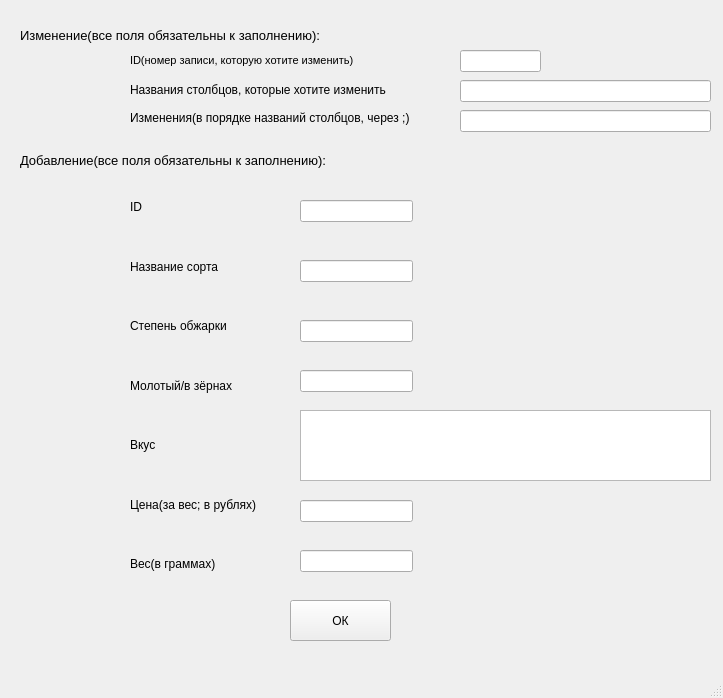
<?xml version="1.0" encoding="UTF-8"?>
<ui version="4.0">
 <class>MainWindow</class>
 <widget class="QMainWindow" name="MainWindow">
  <property name="geometry">
   <rect>
    <x>0</x>
    <y>0</y>
    <width>723</width>
    <height>698</height>
   </rect>
  </property>
  <property name="windowTitle">
   <string>MainWindow</string>
  </property>
  <widget class="QWidget" name="centralwidget">
   <widget class="QLabel" name="label">
    <property name="geometry">
     <rect>
      <x>20</x>
      <y>20</y>
      <width>401</width>
      <height>31</height>
     </rect>
    </property>
    <property name="font">
     <font>
      <pointsize>10</pointsize>
     </font>
    </property>
    <property name="text">
     <string>Изменение(все поля обязательны к заполнению):</string>
    </property>
   </widget>
   <widget class="QLabel" name="label_2">
    <property name="geometry">
     <rect>
      <x>130</x>
      <y>40</y>
      <width>261</width>
      <height>41</height>
     </rect>
    </property>
    <property name="font">
     <font>
      <pointsize>8</pointsize>
     </font>
    </property>
    <property name="text">
     <string>ID(номер записи, которую хотите изменить)</string>
    </property>
   </widget>
   <widget class="QLineEdit" name="lineEdit">
    <property name="geometry">
     <rect>
      <x>460</x>
      <y>50</y>
      <width>81</width>
      <height>22</height>
     </rect>
    </property>
   </widget>
   <widget class="QLabel" name="label_3">
    <property name="geometry">
     <rect>
      <x>130</x>
      <y>80</y>
      <width>281</width>
      <height>20</height>
     </rect>
    </property>
    <property name="text">
     <string>Названия столбцов, которые хотите изменить</string>
    </property>
   </widget>
   <widget class="QLineEdit" name="lineEdit_2">
    <property name="geometry">
     <rect>
      <x>460</x>
      <y>80</y>
      <width>251</width>
      <height>22</height>
     </rect>
    </property>
   </widget>
   <widget class="QLabel" name="label_4">
    <property name="geometry">
     <rect>
      <x>130</x>
      <y>110</y>
      <width>311</width>
      <height>16</height>
     </rect>
    </property>
    <property name="text">
     <string>Изменения(в порядке названий столбцов, через ;)</string>
    </property>
   </widget>
   <widget class="QLineEdit" name="lineEdit_3">
    <property name="geometry">
     <rect>
      <x>460</x>
      <y>110</y>
      <width>251</width>
      <height>22</height>
     </rect>
    </property>
   </widget>
   <widget class="QLabel" name="label_5">
    <property name="geometry">
     <rect>
      <x>20</x>
      <y>150</y>
      <width>411</width>
      <height>20</height>
     </rect>
    </property>
    <property name="font">
     <font>
      <pointsize>10</pointsize>
     </font>
    </property>
    <property name="text">
     <string>Добавление(все поля обязательны к заполнению):</string>
    </property>
   </widget>
   <widget class="QLineEdit" name="lineEdit_4">
    <property name="geometry">
     <rect>
      <x>300</x>
      <y>200</y>
      <width>113</width>
      <height>22</height>
     </rect>
    </property>
   </widget>
   <widget class="QLineEdit" name="lineEdit_5">
    <property name="geometry">
     <rect>
      <x>300</x>
      <y>260</y>
      <width>113</width>
      <height>22</height>
     </rect>
    </property>
   </widget>
   <widget class="QLineEdit" name="lineEdit_6">
    <property name="geometry">
     <rect>
      <x>300</x>
      <y>320</y>
      <width>113</width>
      <height>22</height>
     </rect>
    </property>
   </widget>
   <widget class="QLineEdit" name="lineEdit_7">
    <property name="geometry">
     <rect>
      <x>300</x>
      <y>370</y>
      <width>113</width>
      <height>22</height>
     </rect>
    </property>
   </widget>
   <widget class="QPlainTextEdit" name="plainTextEdit">
    <property name="geometry">
     <rect>
      <x>300</x>
      <y>410</y>
      <width>411</width>
      <height>71</height>
     </rect>
    </property>
   </widget>
   <widget class="QLineEdit" name="lineEdit_8">
    <property name="geometry">
     <rect>
      <x>300</x>
      <y>500</y>
      <width>113</width>
      <height>22</height>
     </rect>
    </property>
   </widget>
   <widget class="QLineEdit" name="lineEdit_9">
    <property name="geometry">
     <rect>
      <x>300</x>
      <y>550</y>
      <width>113</width>
      <height>22</height>
     </rect>
    </property>
   </widget>
   <widget class="QPushButton" name="pushButton">
    <property name="geometry">
     <rect>
      <x>290</x>
      <y>600</y>
      <width>101</width>
      <height>41</height>
     </rect>
    </property>
    <property name="text">
     <string>ОК</string>
    </property>
   </widget>
   <widget class="QWidget" name="">
    <property name="geometry">
     <rect>
      <x>130</x>
      <y>180</y>
      <width>139</width>
      <height>411</height>
     </rect>
    </property>
    <layout class="QVBoxLayout" name="verticalLayout">
     <item>
      <widget class="QLabel" name="label_12">
       <property name="text">
        <string>ID</string>
       </property>
      </widget>
     </item>
     <item>
      <widget class="QLabel" name="label_9">
       <property name="text">
        <string>Название сорта</string>
       </property>
      </widget>
     </item>
     <item>
      <widget class="QLabel" name="label_11">
       <property name="text">
        <string>Степень обжарки</string>
       </property>
      </widget>
     </item>
     <item>
      <widget class="QLabel" name="label_10">
       <property name="text">
        <string>Молотый/в зёрнах</string>
       </property>
      </widget>
     </item>
     <item>
      <widget class="QLabel" name="label_8">
       <property name="text">
        <string>Вкус</string>
       </property>
      </widget>
     </item>
     <item>
      <widget class="QLabel" name="label_6">
       <property name="text">
        <string>Цена(за вес; в рублях)</string>
       </property>
      </widget>
     </item>
     <item>
      <widget class="QLabel" name="label_7">
       <property name="text">
        <string>Вес(в граммах)</string>
       </property>
      </widget>
     </item>
    </layout>
   </widget>
  </widget>
  <widget class="QMenuBar" name="menubar">
   <property name="geometry">
    <rect>
     <x>0</x>
     <y>0</y>
     <width>723</width>
     <height>26</height>
    </rect>
   </property>
  </widget>
  <widget class="QStatusBar" name="statusbar"/>
 </widget>
 <resources/>
 <connections/>
</ui>
